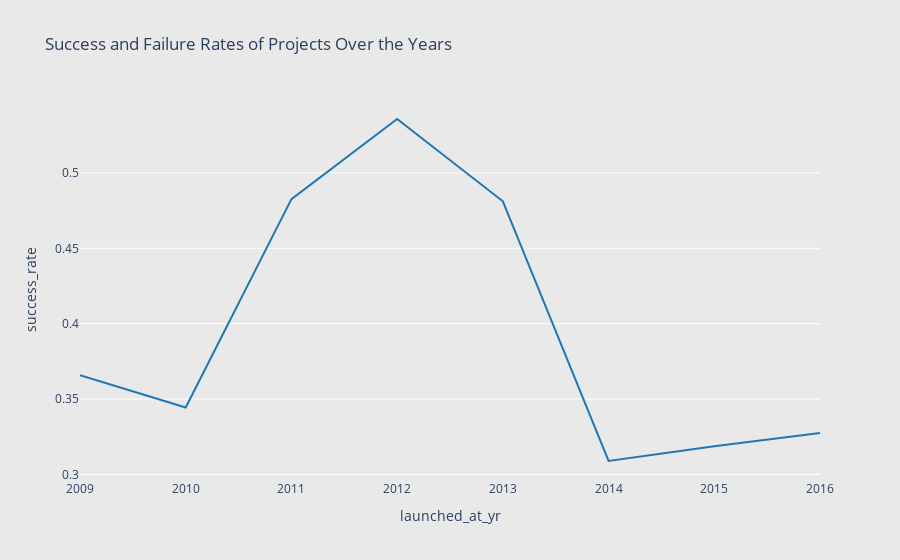

Source (notebook cell):
### Markdown cell above
Yearly Trend of Success Rate

### Code cell
yearly_state_counts = df.groupby(['launched_at_yr', 'state']).size().unstack(fill_value=0)
yearly_state_counts['success_rate'] = yearly_state_counts['successful'] / (yearly_state_counts['successful'] + yearly_state_counts['failed'])

# Creating a line plot for success rate and failure rate over the years
fig = px.line(yearly_state_counts, x=yearly_state_counts.index, y='success_rate',
              title='Success and Failure Rates of Projects Over the Years',
              color_discrete_sequence=['#1f77b4'])

# format the layout
fig.update_layout(
    xaxis=dict(showgrid=False, zeroline=False),
    yaxis=dict(zeroline=False, gridcolor='white'),
    paper_bgcolor='rgb(233,233,233)',
    plot_bgcolor='rgb(233,233,233)',
)

# Show the plot
fig.show()

### Figure 1 — Plotly figure (JSON) as saved in the notebook; plotly's stock layout.template omitted (floating-point values rounded to 4 significant figures)
{"data": [{"hovertemplate": "launched_at_yr=%{x}<br>success_rate=%{y}<extra></extra>", "legendgroup": "", "line": {"color": "#1f77b4", "dash": "solid"}, "marker": {"symbol": "circle"}, "mode": "lines", "name": "", "orientation": "v", "showlegend": false, "type": "scatter", "x": [2009, 2010, 2011, 2012, 2013, 2014, 2015, 2016], "xaxis": "x", "y": [0.3659, 0.3444, 0.4826, 0.5358, 0.4812, 0.3089, 0.3187, 0.3274], "yaxis": "y"}], "layout": {"legend": {"tracegroupgap": 0}, "paper_bgcolor": "rgb(233,233,233)", "plot_bgcolor": "rgb(233,233,233)", "title": {"text": "Success and Failure Rates of Projects Over the Years"}, "xaxis": {"anchor": "y", "domain": [0, 1], "showgrid": false, "title": {"text": "launched_at_yr"}, "zeroline": false}, "yaxis": {"anchor": "x", "domain": [0, 1], "gridcolor": "white", "title": {"text": "success_rate"}, "zeroline": false}}}
